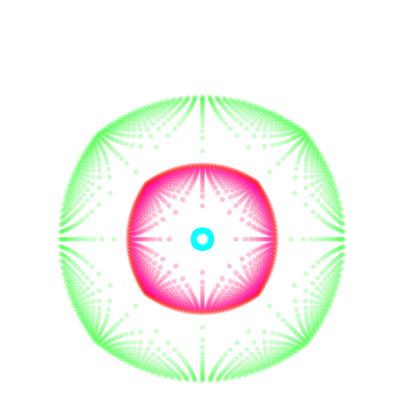
Frame 1 (no input)
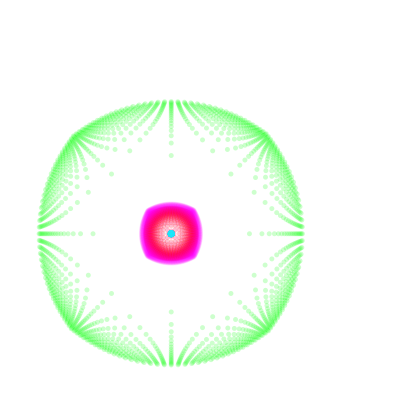
Frame 60 (the mouse pressed at the canvas centre just before this capture)
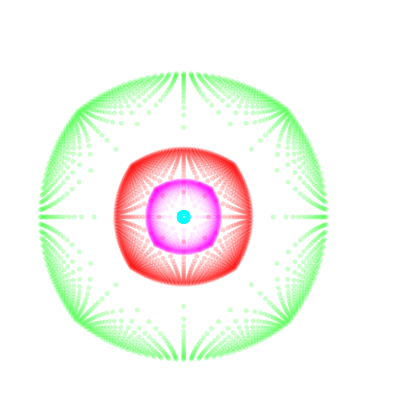
Frame 120 (the mouse held since frame 60 and released just before this capture)

The Processing sketch that drew these frames (run headless with seeded random() and noise(); from frame 60 on, the mouse is pressed at the canvas centre):

// Processing sketch: processing_6006
// ── processing_6006.pde

void setup() {
  size(400,400);
  background(200);
  noStroke();
  frameRate(40);
  smooth();
}

//float a= 1;
void draw() {
  background(255);
  float a = sin(frameCount/12.0)+1.1;
  float b = sin(frameCount/2.7)*10+10;
  float c = cos(frameCount/31.0)*3+10;
  translate(sin(frameCount/12.0)*30+200,cos(frameCount/5.0)*40+200);
  
  fill(0,255,0,50);
  drawFigure(b, 18);
  
  fill(255,0,0,50);
  drawFigure(a,b);
  
  fill(0,255,255,20);
  drawFigure(b,a);

  fill(255,0,255,20);
  drawFigure(a,c);

}

void drawFigure(float a, float b) {
  for (int x=-200; x < 200; x += 10)
    for (int y = -200; y < 200; y += 10) {
      float r = sqrt(x*x+y*y);
      float newx = x*abs(log(a*r)/r) * b;
      float newy = y*abs(log(a*r)/r) * b;
      ellipse(newx,newy,5,5);
    }
}
